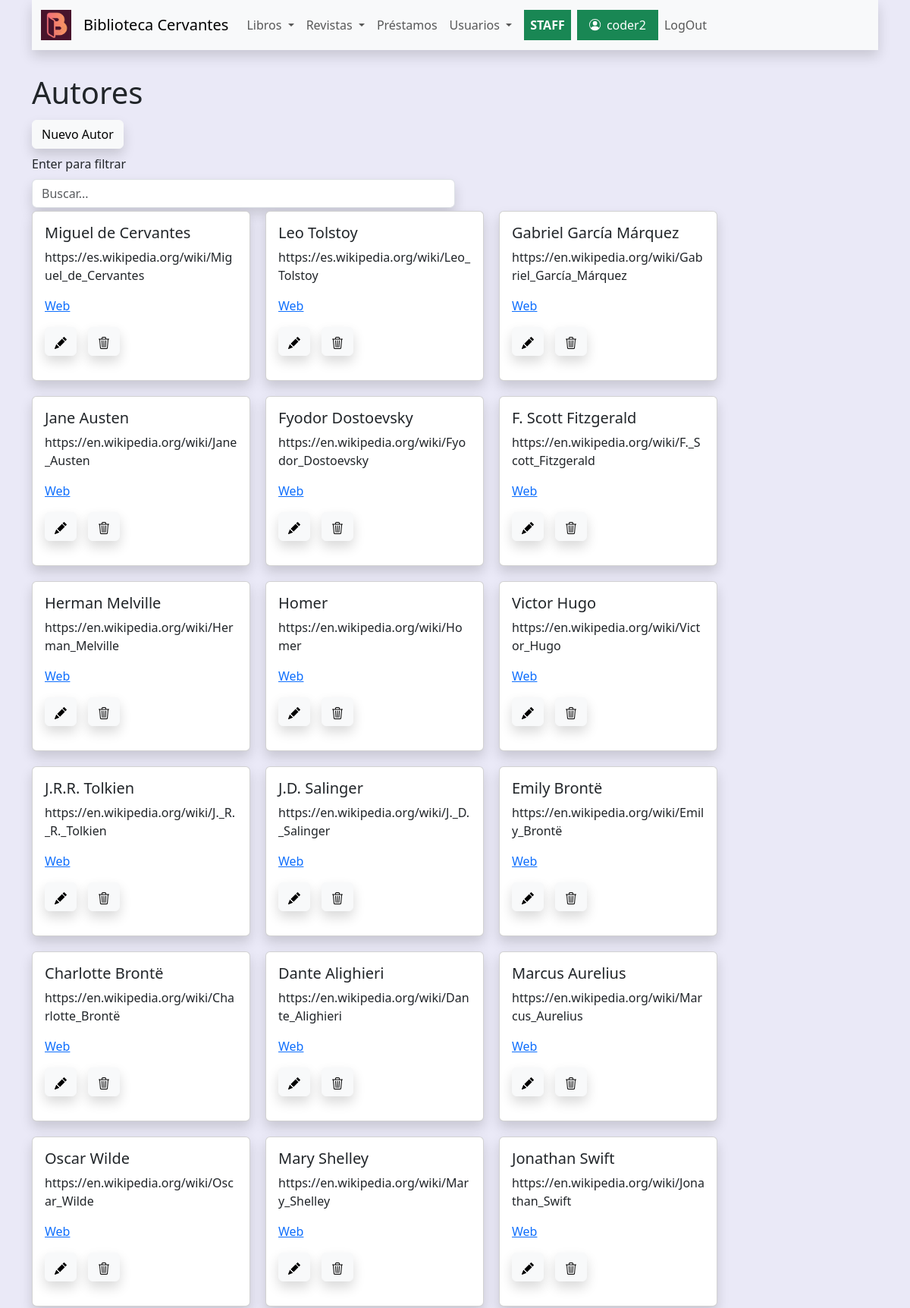
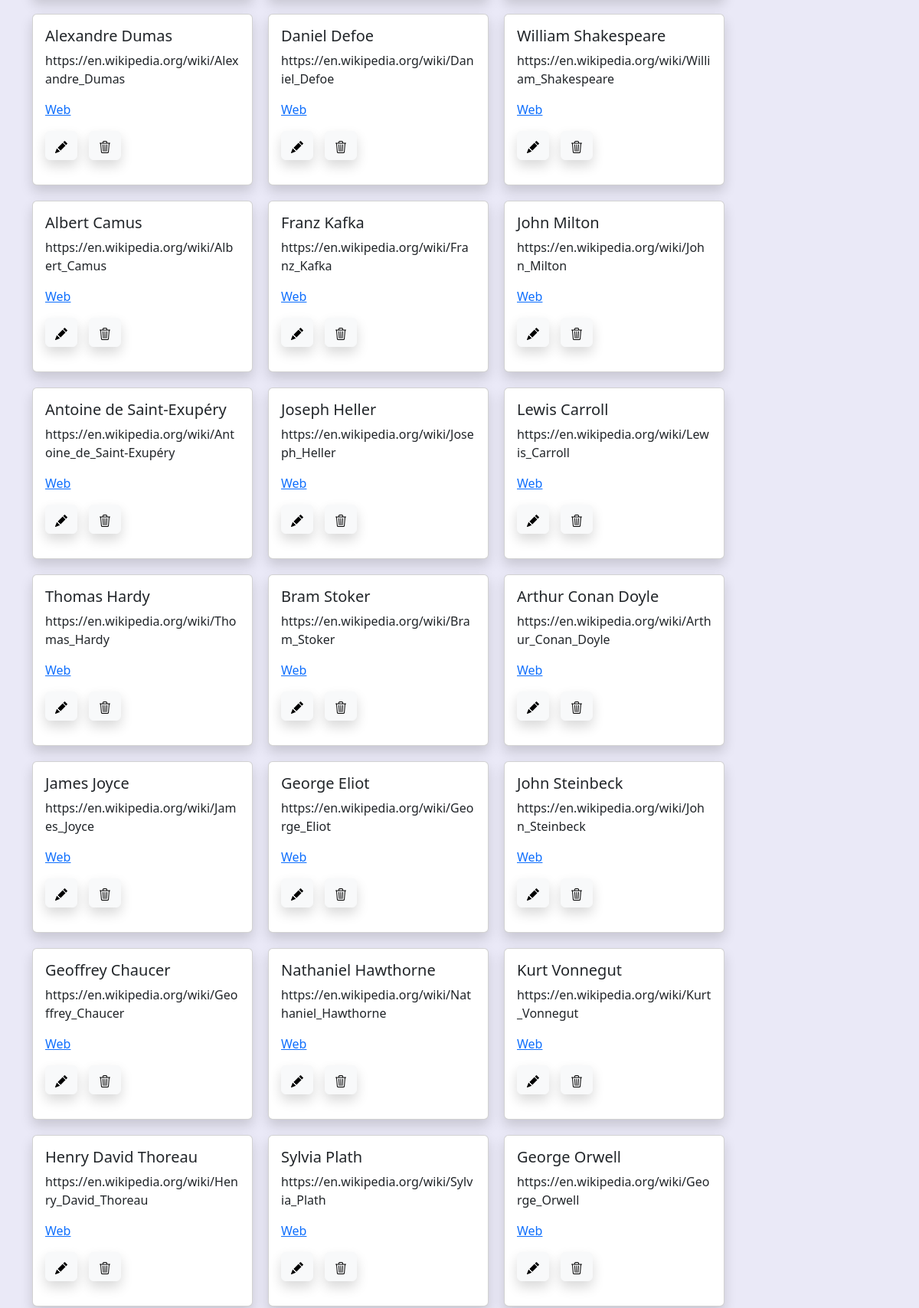
/libros/autores (signed in, upper part), run on the app's committed database (2 pictures, top to bottom).
### libros/models.py (models this page shows, shortened)
class Autor(models.Model):
    nombre=models.CharField(max_length=200)
    nacionalidad=models.CharField(max_length=200, default='', null=True, blank=True)
    url=models.CharField(max_length=250,default='', null=True, blank=True)

### libros/views.py (the view)
# urls.py: path('autores',views.listarautores,name='listarautores'),
@login_required
def listarautores(request):
    consulta=request.GET.get("consulta", None)
    if consulta:
        query = models.Autor.objects.filter(nombre__icontains=consulta)
    else:
        query=models.Autor.objects.all()
    context={'autores': query}
    return render(request, 'libros/listarautores.html', context)

### libros/templates/libros/listarautores.html (shortened to what this page needs)
{% extends 'core/base.html' %}
{% block title %}
    <h1>Autores</h1>
{% endblock title %}
{% block content %}
{% if user.is_staff %}
<div style="display: flex; flex-wrap: wrap; gap: 15px;" class="py-1 ">
    <div class="">
        <a class="btn btn-light shadow" href='{% url 'libros:crearautor' %}'>Nuevo Autor</a>
    </div>
</div>
{% endif %}
<div style="max-width: 50%;">
    <div class="py-1  " styles="width:40%">
        <form action="{% url 'libros:listarautores' %}" method="get">
            <label class="form-label">Enter para filtrar</label>
            <input class="form-control shadow " type="text" name="consulta" placeholder="Buscar...">
        </form>
    </div>
</div>
<div style="display: flex; flex-wrap: wrap; gap: 20px;">
    {% for autor in autores  %}
        <div class="card shadow" style="width: 18rem;">
            <div class="card-body">
                <h5 class="card-title">{{autor.nombre}}</h5>
                <p class="card-text">{{autor.url}}</p>
                <a href={{autor.url}}>Web</a>
                {% if user.is_staff %}
                <div style="display: flex;gap: 15px;" class="py-3 ">
                    <div class="">
                        <a class="btn btn-light shadow" href='{% url 'libros:editarautor' autor.id %}'>
                        </a>
                    </div>
                    <div class="">
                        <a class="btn btn-light shadow" href='{% url 'libros:eliminarautor' autor.id %}'>
                        </a>
                    </div>
                </div>
                {% endif %}
            </div>
        </div>
    {% endfor %}
</div>
{% endblock content %}

### core/templates/core/components/navbar.html (shortened to what this page needs)
{% load static %}
<nav class="navbar shadow navbar-expand-lg bg-body-tertiary navfija" >
    <div class="container-fluid">
        <a class="navbar-brand" href="{% url 'core:home' %}">
            <img src= "{% static 'core/img/logo_color.png' %}" alt="BC" width="40" height="40">
        </a>
        <a class="navbar-brand" href="{% url 'core:home' %}">Biblioteca Cervantes</a>
      <div class="collapse navbar-collapse" id="navbarNavDropdown">
        <ul class="navbar-nav">
          {% if user.is_authenticated %}
          <li class="nav-item dropdown">
            <a class="nav-link dropdown-toggle" href="#" role="button" data-bs-toggle="dropdown" aria-expanded="false">
              Libros
            </a>
          </li>
          <li class="nav-item dropdown">
            <a class="nav-link dropdown-toggle" href="#" role="button" data-bs-toggle="dropdown" aria-expanded="false">
              Revistas
            </a>
          </li>
          {% if user.is_staff %}
          <li class="nav-item">
            <a class="nav-link" href="{% url 'prestamos:listarprestamos' %}">Préstamos</a>
          </li>
          <li class="nav-item dropdown">
            <a class="nav-link dropdown-toggle " href="#" role="button" data-bs-toggle="dropdown" aria-expanded="false">
              Usuarios
            </a>
          </li>
            <strong class="px-2">
              <span class="nav-link text-bg-success "> STAFF </span>
            </strong>
          {% endif %}
          <li class="nav-item">
            <span class="">
              <strong class="nav-link text-bg-success px-3">
                {{ user.username }}
              </strong>
            </span>
          </li>
          <li class="nav-item">
            <form action="{% url 'core:logout' %}" method="post">
              <input type="submit" class="nav-link" value="LogOut">
            </form>
          </li>
          {% endif %}
        </ul>
      </div>
    </div>
  </nav>

### core/static/core/css/styles.css (style rules this page uses)
.navfija { top: 0; position: sticky; z-index: 1000; }

### data on the page
Autor: nombre "Miguel de Cervantes", url "https://es.wikipedia.org/wiki/Miguel_de_Cervantes"
Autor: nombre "Leo Tolstoy", url "https://es.wikipedia.org/wiki/Leo_Tolstoy"
Autor: nombre "Gabriel García Márquez", url "https://en.wikipedia.org/wiki/Gabriel_García_Márquez"
Autor: nombre "Jane Austen", url "https://en.wikipedia.org/wiki/Jane_Austen"
Autor: nombre "Fyodor Dostoevsky", url "https://en.wikipedia.org/wiki/Fyodor_Dostoevsky"
Autor: nombre "F. Scott Fitzgerald", url "https://en.wikipedia.org/wiki/F._Scott_Fitzgerald"
Autor: nombre "Herman Melville", url "https://en.wikipedia.org/wiki/Herman_Melville"
Autor: nombre "Homer", url "https://en.wikipedia.org/wiki/Homer"
Autor: nombre "Victor Hugo", url "https://en.wikipedia.org/wiki/Victor_Hugo"
Autor: nombre "J.R.R. Tolkien", url "https://en.wikipedia.org/wiki/J._R._R._Tolkien"
Autor: nombre "J.D. Salinger", url "https://en.wikipedia.org/wiki/J._D._Salinger"
Autor: nombre "Emily Brontë", url "https://en.wikipedia.org/wiki/Emily_Brontë"
Autor: nombre "Charlotte Brontë", url "https://en.wikipedia.org/wiki/Charlotte_Brontë"
Autor: nombre "Dante Alighieri", url "https://en.wikipedia.org/wiki/Dante_Alighieri"
Autor: nombre "Marcus Aurelius", url "https://en.wikipedia.org/wiki/Marcus_Aurelius"
Autor: nombre "Oscar Wilde", url "https://en.wikipedia.org/wiki/Oscar_Wilde"
Autor: nombre "Mary Shelley", url "https://en.wikipedia.org/wiki/Mary_Shelley"
Autor: nombre "Jonathan Swift", url "https://en.wikipedia.org/wiki/Jonathan_Swift"
Autor: nombre "Alexandre Dumas", url "https://en.wikipedia.org/wiki/Alexandre_Dumas"
Autor: nombre "Daniel Defoe", url "https://en.wikipedia.org/wiki/Daniel_Defoe"
Autor: nombre "William Shakespeare", url "https://en.wikipedia.org/wiki/William_Shakespeare"
Autor: nombre "Albert Camus", url "https://en.wikipedia.org/wiki/Albert_Camus"
Autor: nombre "Franz Kafka", url "https://en.wikipedia.org/wiki/Franz_Kafka"
Autor: nombre "John Milton", url "https://en.wikipedia.org/wiki/John_Milton"
Autor: nombre "Antoine de Saint-Exupéry", url "https://en.wikipedia.org/wiki/Antoine_de_Saint-Exupéry"
Autor: nombre "Joseph Heller", url "https://en.wikipedia.org/wiki/Joseph_Heller"
Autor: nombre "Lewis Carroll", url "https://en.wikipedia.org/wiki/Lewis_Carroll"
Autor: nombre "Thomas Hardy", url "https://en.wikipedia.org/wiki/Thomas_Hardy"
Autor: nombre "Bram Stoker", url "https://en.wikipedia.org/wiki/Bram_Stoker"
Autor: nombre "Arthur Conan Doyle", url "https://en.wikipedia.org/wiki/Arthur_Conan_Doyle"
Autor: nombre "James Joyce", url "https://en.wikipedia.org/wiki/James_Joyce"
Autor: nombre "George Eliot", url "https://en.wikipedia.org/wiki/George_Eliot"
Autor: nombre "John Steinbeck", url "https://en.wikipedia.org/wiki/John_Steinbeck"
Autor: nombre "Geoffrey Chaucer", url "https://en.wikipedia.org/wiki/Geoffrey_Chaucer"
Autor: nombre "Nathaniel Hawthorne", url "https://en.wikipedia.org/wiki/Nathaniel_Hawthorne"
Autor: nombre "Kurt Vonnegut", url "https://en.wikipedia.org/wiki/Kurt_Vonnegut"
Autor: nombre "Henry David Thoreau", url "https://en.wikipedia.org/wiki/Henry_David_Thoreau"
Autor: nombre "Sylvia Plath", url "https://en.wikipedia.org/wiki/Sylvia_Plath"
Autor: nombre "George Orwell", url "https://en.wikipedia.org/wiki/George_Orwell"

### other printed values
{{ user.username }} "coder2"
